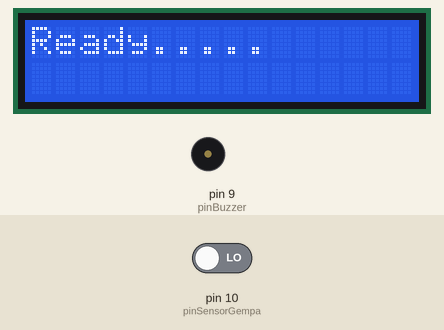
A sketch run on a simulated Arduino Uno, built with avr-gcc and run on an emulated ATmega328P. Shown: 16×2 character LCD, buzzer (waves = sounding). The test bench sets the inputs (shaded band); at power-on: pin 10 (pinSensorGempa) LOW. What the sketch prints to the serial monitor is not drawn.

Above: at 2.2 s.
At 5.3 s:
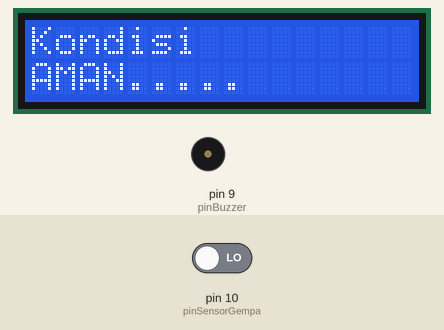
5.4 s: pin 10 (pinSensorGempa) driven HIGH
At 6.8 s:
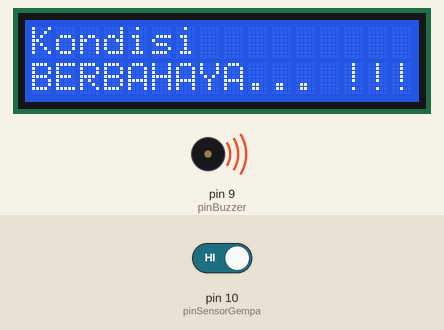
11.3 s: pin 10 (pinSensorGempa) driven LOW
At 16.7 s:
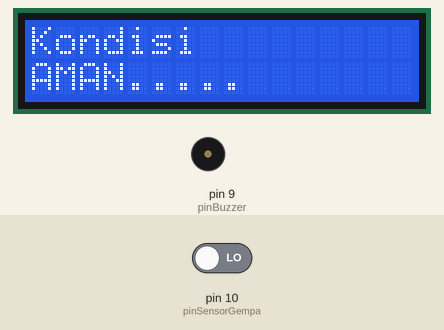
Timing chart, 0 to 18.2 s (numbered marks = the images above; inputs shaded):
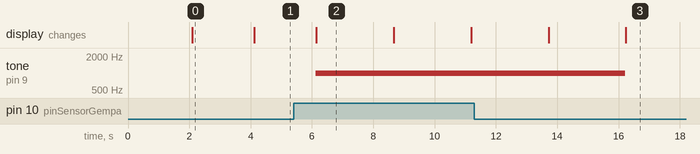

Measured:
- after the input at 5.4 s, tone on pin 9 (pinBuzzer): silent → 1000 Hz after 0.72 s; the display: changes after 0.75 s (image 2)
- after the input at 11.3 s, tone on pin 9 (pinBuzzer): 1000 Hz → silent after 4.9 s; the display: first differs from a run without the input after 4.9 s (image 3)
- what the display in image 0 shows lasts 2.0 s, from 2.1 s to 4.1 s
- what the display in image 2 shows lasts 2.6 s, from 6.1 s to 8.7 s

The sketch:

Earthquake_detector.ino
```cpp
#include <Wire.h>
#include <LiquidCrystal_I2C.h>

// Alamat default untuk modul LCD I2C 16x2 biasanya adalah 0x27 atau 0x3F
#define I2C_ADDR 0x27
#define LCD_COLS 16
#define LCD_ROWS 2

// Inisialisasi obyek LiquidCrystal_I2C
LiquidCrystal_I2C lcd(I2C_ADDR, LCD_COLS, LCD_ROWS);

const int pinSensorGempa = 10;
const int pinBuzzer = 9;
boolean bacaSensor;

void setup() {
  // Memulai komunikasi serial
  Serial.begin(115200);

  pinMode(pinSensorGempa, INPUT);
  pinMode(pinBuzzer, OUTPUT);
  digitalWrite(pinBuzzer, LOW);

  // Inisialisasi LCD
  lcd.begin(); // Menggunakan init() untuk inisialisasi LCD
  lcd.backlight(); // Menghidupkan backlight LCD

  lcd.setCursor(0, 0);
  lcd.print("Alat Pendeteksi");
  lcd.setCursor(0, 1);
  lcd.print("GEMPA...");
  delay(2000);

  lcd.clear();
  lcd.setCursor(0, 0);
  lcd.print("Ready.....");
  delay(2000);

  // Menampilkan pesan di serial monitor
  Serial.println("Sistem siap, menunggu getaran gempa...");
}

void loop() {
  bacaSensor = digitalRead(pinSensorGempa);

  if (bacaSensor == HIGH) {
    // Meningkatkan volume buzzer (gunakan PWM)
    tone(pinBuzzer, 1000); // 1000 Hz (frekuensi yang bisa disesuaikan)

    lcd.clear();
    lcd.setCursor(0, 0);
    lcd.print("Kondisi");
    lcd.setCursor(0, 1);
    lcd.print("BERBAHAYA... !!!");
    delay(2500);

    lcd.clear();
    lcd.setCursor(0, 0);
    lcd.print("GEMPA");
    lcd.setCursor(0, 1);
    lcd.print("TERDETEKSI...!!!");
    delay(2500);

    // Menampilkan pesan di serial monitor
    Serial.println("GEMPA TERDETEKSI! Kondisi BERBAHAYA...!!!");

    noTone(pinBuzzer); // Matikan buzzer
  } else {
    noTone(pinBuzzer); // Matikan buzzer

    lcd.clear();
    lcd.setCursor(0, 0);
    lcd.print("Kondisi");
    lcd.setCursor(0, 1);
    lcd.print("AMAN.....");
    delay(2000);

    // Menampilkan pesan di serial monitor
    Serial.println("Kondisi AMAN.");
  }
}
```
